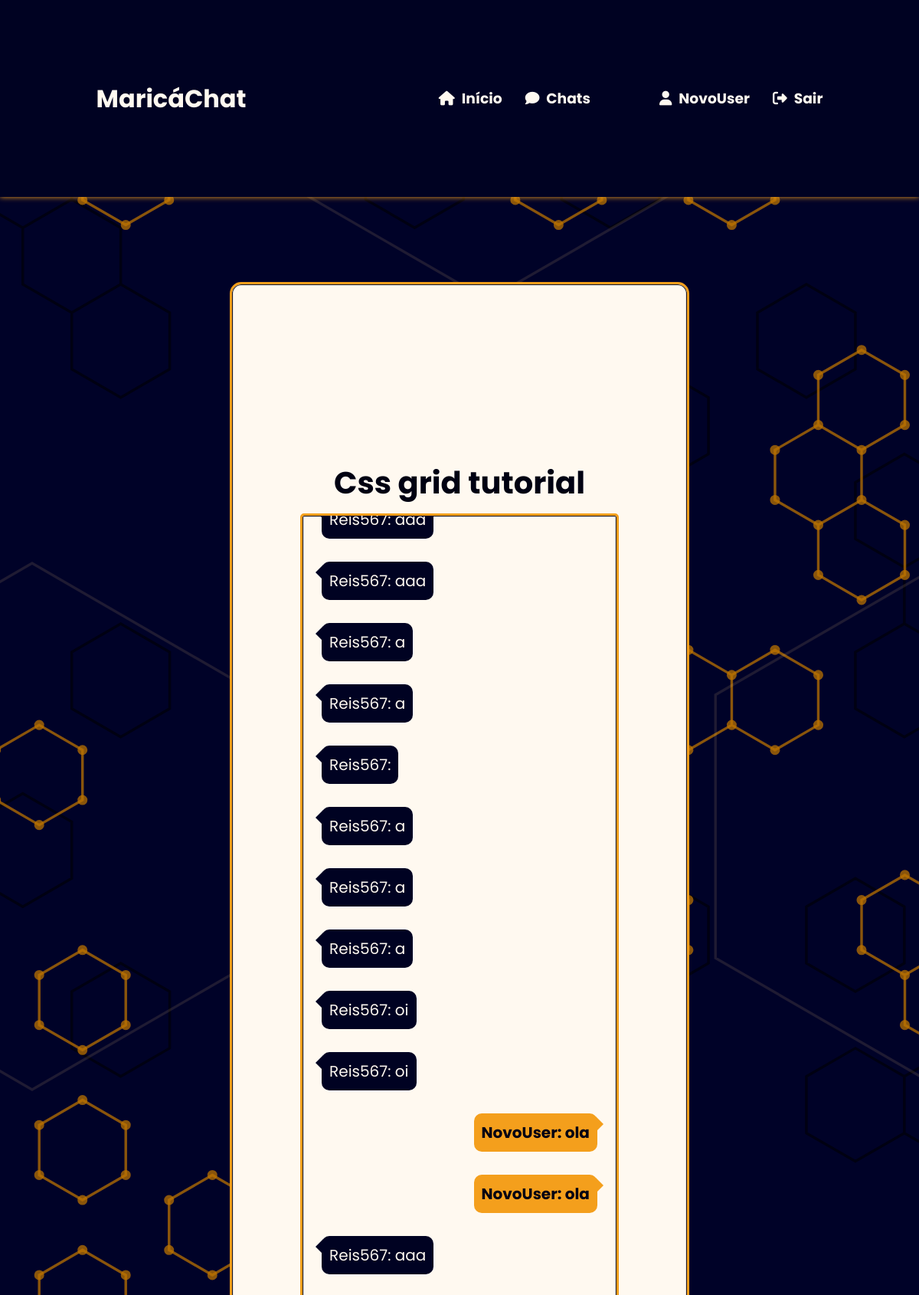
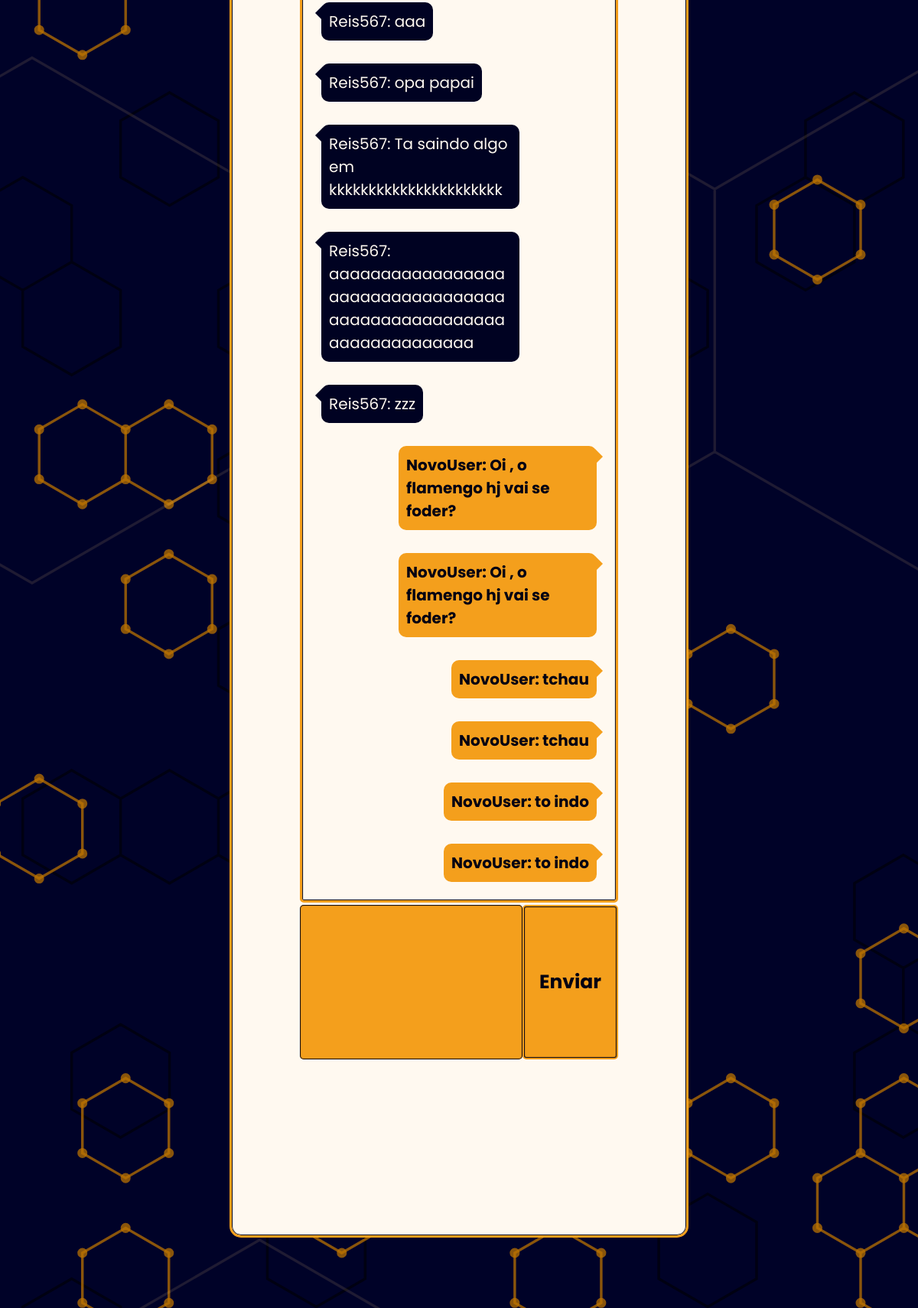
The app's page /chat/room/Cssgridtutorial/ (signed in, upper part) with its own data (2 pictures, top to bottom).
### chat/models.py (models this page shows, shortened)
class Room(models.Model):
    class Meta:
        verbose_name = 'Sala'
        verbose_name_plural = 'Salas'
    name = models.CharField(max_length=20)
    slug = models.SlugField(max_length=50)
    users = models.ManyToManyField(User)

class Message(models.Model):
    class Meta:
        verbose_name = 'Mensagem'
        verbose_name_plural = 'Mensagens'
    content = models.TextField()
    user = models.ForeignKey(User, on_delete=models.CASCADE)
    room = models.ForeignKey(Room, on_delete=models.CASCADE)
    created_on = models.DateTimeField(auto_now_add=True)
    def __str__(self):
        return f'{self.user.username}: {self.content}'  # Retorna o nome do usuário e o conteúdo da mensagem

### chat/views.py (the view)
# urls.py: path('room/<str:slug>/',views.room, name='room'),
@login_required
def room(request, slug):
    try:
        room_name = Room.objects.get(slug=slug).name
        messages = Message.objects.filter(room=Room.objects.get(slug=slug))
    except Room.DoesNotExist:
        return HttpResponse("A sala não existe.", status=404)
    return render(request,
                  "room.html",
            {
                "room_name":room_name,
                "slug":slug,
                'messages':messages})

### templates/room.html (shortened to what this page needs)
{% extends "base.html" %}
{% block content %}
<section class="chat_room">
      <div class="chat_room-content">
            <div class="chat_room-title">
                  <h1>{{ room_name }}</h1>
            </div>
            <div class="chat_room-messages" id="id_chat_item_container" style="font-size: 20px">
                {% if messages %}
                    {% for message in messages %}
                        <span class="{% if message.user.username == request.user.username %}chat_room-balao-eu{% else %}chat_room-balao-ele{% endif %}">
                          {{message}}
                        </span>
                    {% endfor %}
                {% endif %}
            </div>
            <div class="chat_room-actions">
                  <input type="text" id="id_message_send_input" />
                  <button type="submit" id="id_message_send_button">Enviar</button>
            </div>
      </div>
</section>
{% endblock %}

### templates/base.html (shortened to what this page needs)
{% load static %}
<!DOCTYPE html>
    <html>
    <head>
        <link rel="stylesheet"  href="{% static 'css/reset.css' %}">
        <link rel="stylesheet"  href="{% static 'css/style.css' %}">
    </head>
    <body>
        <header>
            <h1>
                <a href="{% url 'home' %}">MaricáChat</a></h1>
            <nav>
                <h3>
                    <a href="{% url 'home' %}">
                        <i class="icon-h fa-solid fa-house"></i>  Início</a>
                </h3>
                <h3>
                    <a href="{% url 'rooms' %}">
                        <i class="icon-h fa-solid fa-comment"></i>  Chats</a>
                </h3>
                <div class="nav-auth">
                    {% if user.is_authenticated %}
                        <div class="user-is-auth">
                            <h3>
                                <a href="#">
                                    <i class="icon-h fa-solid fa-user"></i>
                                    {{user.username}}
                                </a>
                            </h3>
                            <h3>
                                <a href="{% url 'logout' %}">
                                 <i class="icon-h fa-solid fa-right-from-bracket"></i>  Sair</a>
                            </h3>
                        </div>
                    {% endif %}
                </div>
            </nav>
        </header>
            {% block content %}{% endblock %}
    </body>
    </html>

### static/css/style.css (style rules this page uses)
:root { --prim-cl: #050850; --prim-stgr:#000222; --sec-cl: #F49F1C; --sec-stgr: #fbbd5f; --black:#000112; --white:#fff9f0; --ylw-shd: 0px 0px 10px var(--sec-cl); --ylw-shd-ltr: 0px 0px 7px var(--sec-cl); }
body { background-image: url('/static/img/bg.svg'); background-size: cover; width: 100%; height: 100%; font-family: 'Poppins', sans-serif; }
header { position: fixed; top: 0; width: 100%; height: 7vh; display: flex; justify-content: space-around; align-items: center; background-color: var(--prim-stgr); color: var(--white); box-shadow: var(--ylw-shd-ltr); }
header nav { display: flex; justify-content: space-around; gap: 30px; }
header a { color: var(--white); transition: .5s; }
.icon-h { margin-right: 5px; color: var(--white); transition: .5s; }
nav .nav-auth { display: flex; justify-content: space-around; gap: 30px; }
.user-is-auth { padding-left: 60px; display: flex; justify-content: space-around; gap: 30px; }
.chat_room { height: 100vh; width: 100vw; display: flex; justify-content: center; align-items: center; flex-direction: column; }
.chat_room-content { background: var(--white); width: 50%; height: 80%; display: flex; justify-content: center; align-items: center; flex-direction: column; color: var(--black); border: 3px solid var(--sec-cl); border-radius: 15px; box-shadow: var(--ylw-shd); box-shadow: inset 0 0 1px 1px var(--black); }
.chat_room-title h1 { font-size: 40px; margin-bottom: 10px; }
.chat_room-messages { width: 70%; height: 75%; display: flex; flex-direction: column; padding: 20px; gap: 20px; overflow-y: scroll; background: var(--white); border-radius: 5px; border: 3px solid var(--sec-cl); box-shadow: inset 0 0 1px 1px var(--black); }
.chat_room-messages { scrollbar-width: thin; scrollbar-color: var(--sec-stgr); }
.chat_room-actions { width: 70%; padding-top: 3px; display: flex; outline: none; height: 7%; }
.chat_room-actions input { width: 70%; background: var(--sec-cl); box-shadow: inset 0 0 1px 1px var(--black); border-radius: 5px; color: var(--black); font-weight: bolder; padding-left: 10px; }
.chat_room-actions button { cursor: pointer; font-weight: bolder; width: 30%; background: var(--sec-cl); border: 2px solid transparent; border-radius: 5px; color: var(--black); font-size: 25px; box-shadow: inset 0 0 1px 1px var(--black); }
.chat_room-balao-ele { background: var(--prim-stgr); align-self: flex-start; border-radius: 10px; position: relative; padding: 10px; display: inline-block; max-width: 70%; word-wrap: break-word; margin: 5px; color: var(--white); }
.chat_room-balao-ele::before { content: ''; position: absolute; border-left: 10px solid transparent; border-right: 10px solid var(--prim-stgr); border-top: 10px solid transparent; border-bottom: 10px solid transparent; top: 4px; left: -18px; }
.chat_room-balao-eu { background: var(--sec-cl); border-radius: 10px; position: relative; align-self: flex-end; padding: 10px; display: inline-block; max-width: 70%; word-wrap: break-word; margin: 5px; font-weight: bold; }
.chat_room-balao-eu::before { content: ''; position: absolute; border-left: 10px solid var(--sec-cl); border-right: 10px solid transparent; border-top: 10px solid transparent; border-bottom: 10px solid transparent; top: 4px; right: -18px; }

### records on screen
Room: name "Css grid tutorial"
Message: user+content "Reis567: aaa"
Message: user+content "Reis567: aaa"
Message: user+content "Reis567: a"
Message: user+content "Reis567: a"
Message: user+content "Reis567:"
Message: user+content "Reis567: a"
Message: user+content "Reis567: a"
Message: user+content "Reis567: a"
Message: user+content "Reis567: oi"
Message: user+content "Reis567: oi"
Message: user+content "NovoUser: ola"
Message: user+content "NovoUser: ola"
Message: user+content "Reis567: aaa"
Message: user+content "Reis567: aaa"
Message: user+content "Reis567: opa papai"
Message: user+content "Reis567: Ta saindo algo em kkkkkkkkkkkkkkkkkkkkkk"
Message: user+content "Reis567: aaaaaaaaaaaaaaaaaaaaaaaaaaaaaaaaaaaaaaaaaaaaaaaaaaaaaaaaaaaaaaaaa"
Message: user+content "Reis567: zzz"
Message: user+content "NovoUser: Oi , o flamengo hj vai se foder?"
Message: user+content "NovoUser: Oi , o flamengo hj vai se foder?"
Message: user+content "NovoUser: tchau"
Message: user+content "NovoUser: tchau"
Message: user+content "NovoUser: to indo"
Message: user+content "NovoUser: to indo"

### other values on screen
{{ user.username }} "NovoUser"
